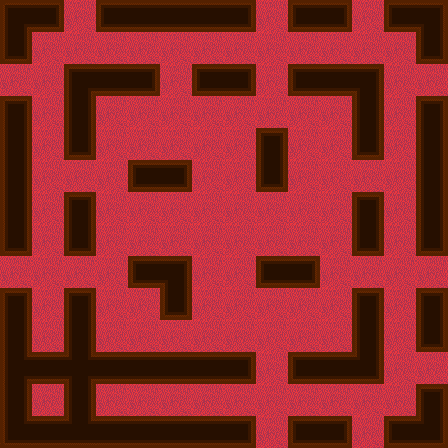

This game map was drawn from its Tiled (.tmx) file and the tilesets committed beside it. A one-line description and the trimmed map source follow:
An orthogonal 14x14 tile map with 32x32 px tiles, 2 tile layers (moquette, Calque de Tile 1), 1 hidden layer not drawn, 3 tilesets, 1 image layer and 1 object (PlayerEntity).

<map version="1.0" orientation="orthogonal" width="14" height="14" tilewidth="32" tileheight="32">
 <tileset firstgid="1" name="min" tilewidth="32" tileheight="32">
  <image source="../tilesets/walls.png" width="256" height="192" />
 </tileset>
 <tileset firstgid="49" name="meta" tilewidth="32" tileheight="32">
  <image source="../tilesets/metaset2.png" width="128" height="96" />
  <tile id="0">
   <properties>
    <property name="type" value="wall" />
   </properties>
  </tile>
  <tile id="1">
   <properties>
    <property name="type" value="box" />
   </properties>
  </tile>
 </tileset>
 <tileset firstgid="61" name="moquette" tilewidth="32" tileheight="32">
  <image source="../tilesets/moquette.png" width="96" height="192" />
 </tileset>
 <imagelayer name="Background" width="16" height="16">
  <image source="../images/background.png" />
 </imagelayer>
 <layer name="moquette" width="14" height="14">
  <data>[196 cells, 196 non-empty, 1 distinct tile ids]</data>
 </layer>
 <layer name="Calque de Tile 1" width="14" height="14">
  <data>[196 cells, 196 non-empty, 14 distinct tile ids]</data>
 </layer>
 <layer name="meta" width="14" height="14" visible="0">
  <data>[196 cells, 98 non-empty, 3 distinct tile ids]</data>
 </layer>
 <objectgroup color="#68bd17" name="Player" width="12" height="12">
  <object name="PlayerEntity" x="0" y="256" width="32" height="32">
   <properties>
    <property name="image" value="character" />
    <property name="spriteheight" value="32" />
    <property name="spritewidth" value="32" />
   </properties>
  </object>
 </objectgroup>
</map>
